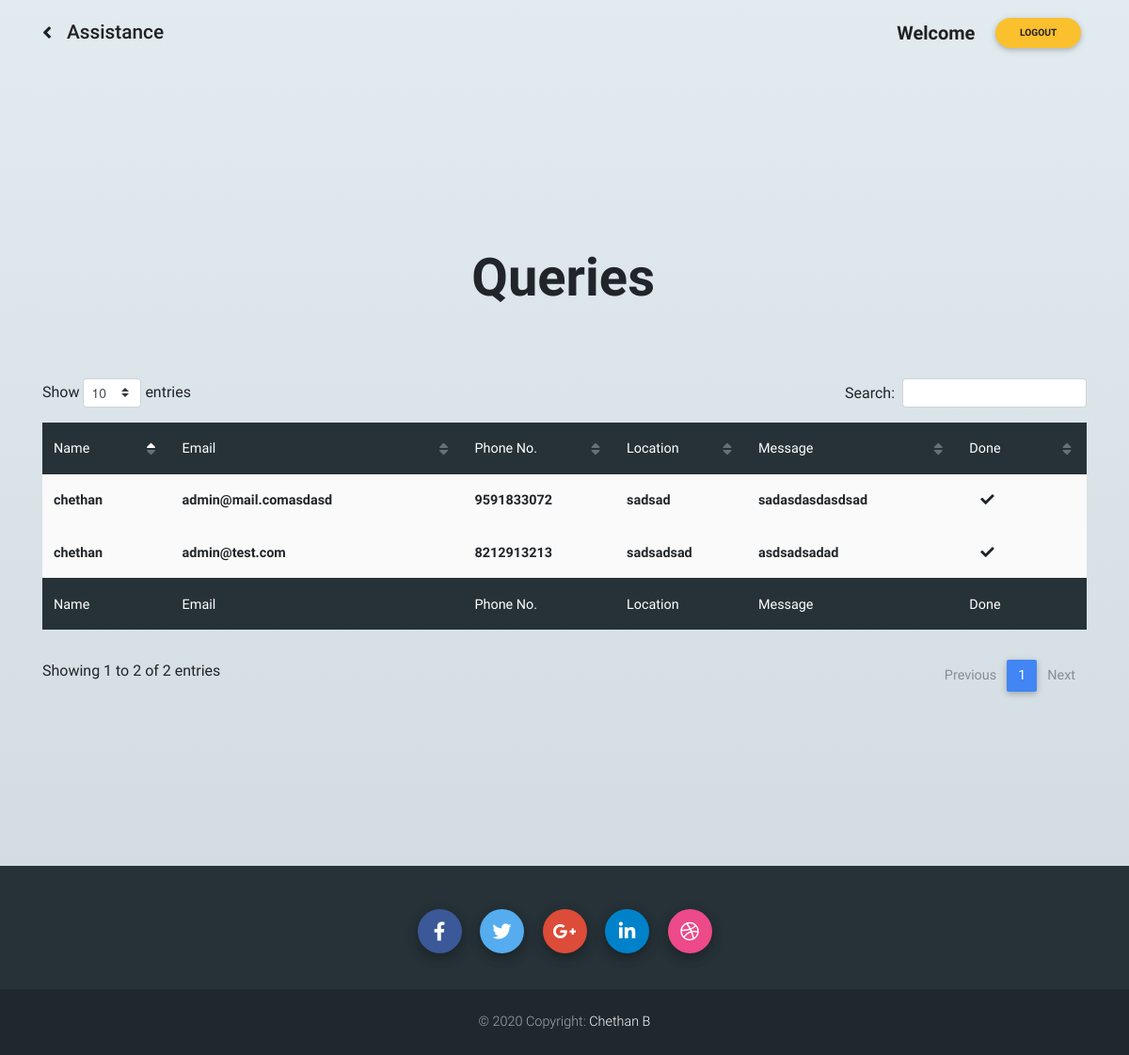
The app's page /inc/checksos.php (signed in) with its own data.
### tables this page shows
CREATE TABLE `query1` (
  `id` int(11) NOT NULL,
  `name` text NOT NULL,
  `email` varchar(30) NOT NULL,
  `phone` bigint(12) NOT NULL,
  `location` varchar(100) NOT NULL,
  `message` varchar(100) NOT NULL
);

### inc/checksos.php (the view, shortened to what this page needs)
<?php
$db=mysqli_connect("localhost","root","","covid") or die(mysqli_connect_error());
$query="SELECT * FROM `query1` ORDER BY `id` desc;";
$result=mysqli_query($db,$query);
?>
<!DOCTYPE html>
<html lang="en">
<head>
    <link rel="stylesheet" href="https://use.fontawesome.com/releases/v5.11.2/css/all.css">
    <link href="../css/bootstrap.min.css" type="text/css" rel="stylesheet">
    <link href="../css/mdb.min.css" rel="stylesheet" type="text/css">
    <link href="../css/addons/datatables.min.css" rel="stylesheet">
    <link href="../css/addons/datatables-select.min.css" rel="stylesheet">
    <link rel="stylesheet" href="mdb.min.css">
</head>
<?php
    $count=mysqli_num_rows($result);
        if($count>0){
            ?>
<body class="heavy-rain-gradient medical-lp">
    <?php
        }
        else{
            ?>
            <body class="cloudy-knoxville-gradient medical-lp">
            <?php
        }
?>
<main>
<nav class="navbar navbar-expand-md navbar-dark fixed-top scrolling-navbar">
            <div class="container d-flex justify-content-between">
                <a href="welcomepersonnel.php" class="navbar-brand font-weight-bold lead" href="#"><strong  class="text-white btn-change"><i class="fas fa-angle-left text-dark brandas"></i></strong></a>
                <a id="brandanime" class="animated tada ml-md-0 ml-4" class="navbar-brand font-weight-bold lead ml-md-0 ml-5" href="#"><strong   class="text-dark btn-change brandas">Assistance</strong></a>
                <div class="collapse navbar-collapse" id="navbarSupportedContent">
                     <ul class="navbar-nav ml-auto smooth-scroll flex-center">
                        <li class="nav-item">
                            <span class="nav-link" data-offset="80"><span class="lead font-weight-bold text-capitalize text-dark btn-change brandas">Welcome <?php echo $_SESSION['userper'];?></span></span>
                        </li>
                        <li class="nav-item ml-2">
                            <a id="logout-btn" href="../index.php?logout=1" class="btn btn-rounded btn-sm btn-yellow text-dark font-weight-bold">Logout</a>
                        </li>
                    </ul>
                </div>
            </div>
        </nav>
<div id="size" class="view flex-center">
    <div class="container overflow-auto">
    <?php
    $count=mysqli_num_rows($result);
        if($count>0){
            ?>
    <div class="row flex-center mb-5">
    <h1 class="ml1">
        <span class="text-wrapper">
            <span class="letters">Queries</span>
        </span>
    </h1>
    </div>
    <?php
        }
    ?>
    <?php
    $count=mysqli_num_rows($result);
        if($count>0){
            ?>
    <table id="dtBasicExample" class="table table-hover table-responsive-sm table-borderless text-left rounded" cellspacing="0" width="100%">
    <thead class="colornav">
    <tr>
      <th class="th-sm">Name
      </th>
      <th class="th-sm">Email
      </th>
      <th class="th-sm">Phone No.
      </th>
      <th class="th-sm">Location
      </th>
      <th class="th-sm">Message
      </th>
      <th class="th-sm">Done
      </th>
     </tr>
  </thead>
  <tbody class="font-weight-bold grey lighten-5">
<?php
  while($row=mysqli_fetch_array($result)){
    ?>
    <tr id="tr" class="font-weight-bold">
      <td  class="font-weight-bold name"> <?php echo $row["name"]; ?> </td>
      <td  class="font-weight-bold email"> <?php echo $row["email"]; ?> </td>
      <td class="font-weight-bold"><?php echo $row["phone"]; ?> </td>
      <td class="font-weight-bold" style="word-break:break-word;"> <?php echo $row["location"]; ?> </td>
      <td class="font-weight-bold" style="word-break:break-word;"> <?php echo $row["message"]; ?> </td>
      <td class="font-weight-bold"> <a id="delete"><i class="fas fa-check ml-1 pl-2"></i></a> </td>
   </tr>
    <?php
  }
    ?>
</tbody>
<tfoot class="colornav">
    <tr>
      <th class="th-sm">Name
      </th>
      <th class="th-sm">Email
      </th>
      <th class="th-sm">Phone No.
      </th>
      <th class="th-sm">Location
      </th>
      <th class="th-sm">Message
    </th>
    <th class="th-sm">Done
    </th>
     </tr>
  </tfoot>
</table>
<?php
}
?>
    </div>
</div>
<footer class="page-footer font-small special-color-dark pt-4 w-100">
    <div class="container py-2 my-1">
        <ul class="list-unstyled list-inline text-center">
            <li class="list-inline-item">
                <a class="btn-floating btn-fb mx-1">
                    <i class="fab fa-facebook-f"> </i>
                </a>
            </li>
            <li class="list-inline-item">
                <a class="btn-floating btn-tw mx-1">
                    <i class="fab fa-twitter"> </i>
                </a>
            </li>
            <li class="list-inline-item">
                <a class="btn-floating btn-gplus mx-1">
                    <i class="fab fa-google-plus-g"> </i>
                </a>
            </li>
            <li class="list-inline-item">
                <a class="btn-floating btn-li mx-1">
                    <i class="fab fa-linkedin-in"> </i>
                </a>
            </li>
            <li class="list-inline-item">
                <a class="btn-floating btn-dribbble mx-1">
                    <i class="fab fa-dribbble"> </i>
                </a>
            </li>
        </ul>
    </div>
    <div class="footer-copyright text-center py-4 text-capitalize text-justify">© 2020 Copyright:
        <a href="#"> Chethan B</a>
     </div>
</footer>
</main>
</body>
</html>

### inc/checksos.php (style rules this page uses)
* { box-sizing: border-box; }
html,body { margin:0; padding:0; }
.navbar:not(.top-nav-collapse) { background: transparent !important; }
.colornav { background: #263238; color:white; }
.ml1 { font-weight: 900; font-size: 3.5em; }
.ml1 .text-wrapper { position: relative; display: inline-block; padding-top: 0.1em; padding-right: 0.05em; padding-bottom: 0.15em; }
#size { margin-top:120px; }
html,body,header,.view { min-height: 100vh; }
#brandanime { font-size: 1.3em; }

### records on screen
query1: name "chethan", email "admin@mail.comasdasd", phone "9591833072", location "sadsad", message "sadasdasdasdsad"
query1: name "chethan", email "admin@test.com", phone "8212913213", location "sadsadsad", message "asdsadsadad"
